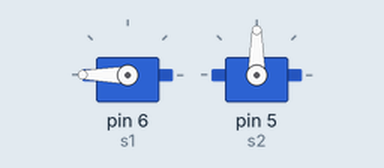
Recording of a sketch running on a simulated Arduino Uno, built with avr-gcc and run on an emulated ATmega328P. Parts: 2 × servo.

Above: at 0.05 s.
At 2.0 s:
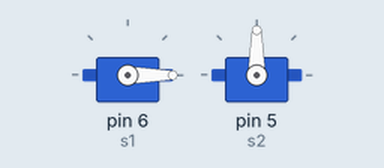
At 3.0 s:
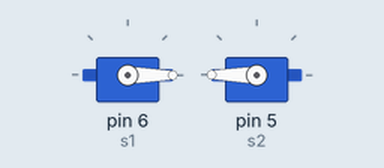
At 4.0 s:
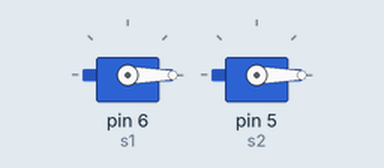
Timing chart, 0 to 5.2 s (numbered marks = the images above):
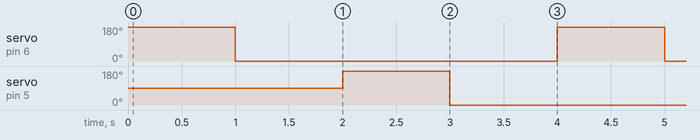

The sketch:

servo_motor_interface_with_arduino1.ino
```cpp
// C++ code
#include<Servo.h>
Servo s1;
Servo s2;
//
void setup()
{
s1.attach(6);
s2.attach(5);
}

void loop()
{
 s1.write(180);
  delay(1000);
  s1.write(0);
  delay(1000);
  s2.write(180);
  delay(1000);
  s2.write(0);
  delay(1000);
}
```

Measured:
- by itself, servo on pin 6 (s1), servo on pin 5 (s2): alternates 180° for 1.0 s and 0° for 3.0 s
